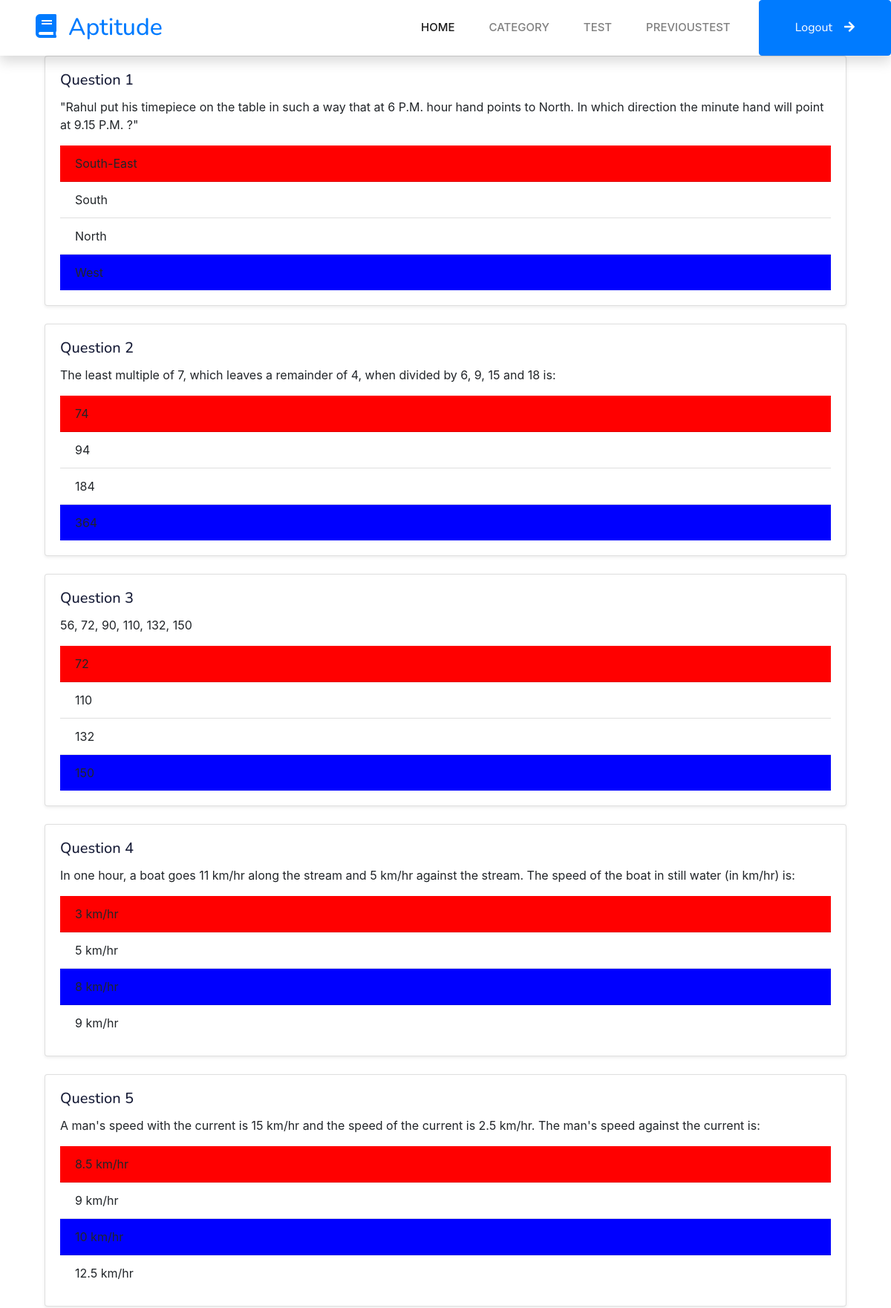
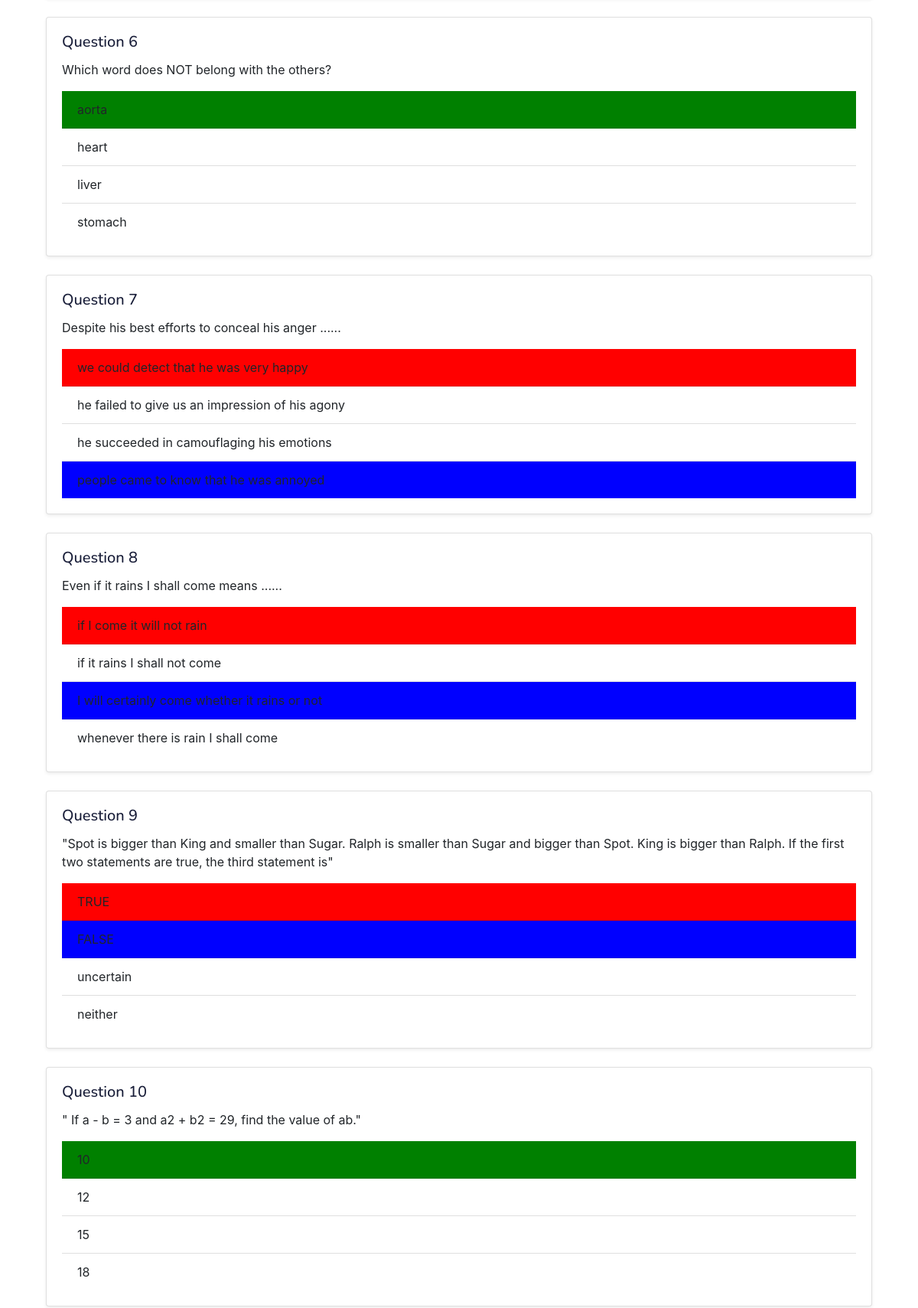
The app's page /User/TestQuestions/81 (upper part) with its own data (2 pictures, top to bottom).
### User/models.py (models this page shows)
class tbl_test_question(models.Model):
    test_question_id = models.AutoField(primary_key=True)
    test_question_answer=models.CharField(max_length=100,null=True)
    question_id=models.ForeignKey(tbl_question,on_delete=models.CASCADE)
    test_id=models.ForeignKey(tbl_test,on_delete=models.CASCADE)
    test_question_score=models.CharField(max_length=100)

### Master/models.py (models this page shows)
class tbl_question(models.Model):
    question_id = models.AutoField(primary_key=True)
    question_content=models.CharField(max_length=500)
    question_score=models.IntegerField()
    option_1=models.CharField(max_length=500)
    option_2=models.CharField(max_length=500)
    option_3=models.CharField(max_length=500)
    option_4=models.CharField(max_length=500)
    answer=models.CharField(max_length=500)
    category_id=models.ForeignKey(tbl_category,on_delete=models.CASCADE)
    answer_key=models.CharField(max_length=500,null=True)

### User/views.py (the view)
# urls.py: path('TestQuestions/<int:tid>', views.TestQuestions,name='TestQuestions'),
def TestQuestions(request, tid):
    attended_questions = tbl_test_question.objects.filter(test_id=tid)
    return render(request, 'User/TestQuestions.html', {'Questions': attended_questions})

### User/Templates/User/TestQuestions.html (shortened to what this page needs)
{% extends 'User/Include.html' %}
{% load static %}
{% block content %}
<!DOCTYPE html>
<html lang="en">
<head>
    <link href="https://stackpath.bootstrapcdn.com/bootstrap/4.5.2/css/bootstrap.min.css" rel="stylesheet" />
</head>
<body>
    <div class="container">
        <form method="POST">
            {% for question in Questions %}
            <div class="col-md-12 mb-4">
                <div class="card shadow-sm">
                    <div class="card-body">
                        <h5 class="card-title">Question {{ forloop.counter }}</h5>
                        <p class="card-text">{{ question.question_id.question_content }}</p>
                        <ul class="list-group list-group-flush">
                            <li class="list-group-item
                            {% if question.question_id.answer == question.test_question_answer and question.question_id.answer == question.question_id.option_1 %}
                                green
                            {% elif question.question_id.option_1 == question.test_question_answer %}
                                red
                            {% elif question.question_id.option_1 == question.question_id.answer %}
                                blue
                            {% endif %}
                            ">{{ question.question_id.option_1 }}</li>
                            <li class="list-group-item
                            {% if question.question_id.answer == question.test_question_answer and question.question_id.answer == question.question_id.option_2 %}
                                green
                            {% elif question.question_id.option_2 == question.test_question_answer %}
                                red
                            {% elif question.question_id.option_2 == question.question_id.answer %}
                                blue
                            {% endif %}
                            ">{{ question.question_id.option_2 }} </li>
                            <li class="list-group-item
                            {% if question.question_id.answer == question.test_question_answer and question.question_id.answer == question.question_id.option_3 %}
                                green
                            {% elif question.question_id.option_3 == question.test_question_answer %}
                                red
                            {% elif question.question_id.option_3 == question.question_id.answer %}
                                blue
                            {% endif %}
                            ">{{ question.question_id.option_3 }} </li>
                            <li class="list-group-item
                            {% if question.question_id.answer == question.test_question_answer and question.question_id.answer == question.question_id.option_4 %}
                                green
                            {% elif question.question_id.option_4 == question.test_question_answer %}
                                red
                            {% elif question.question_id.option_4 == question.question_id.answer %}
                                blue
                            {% endif %}
                            ">{{ question.question_id.option_4 }} </li>
                        </ul>
                    </div>
                </div>
            </div>
            {% endfor %}
        </form>
    </div>
</body>
</html>
{% endblock %}

### Guest/static/Main/css/style.css (style rules this page uses)
:root { --primary: #06BBCC; --light: #F0FBFC; --dark: #181d38; }

### User/Templates/User/TestQuestions.html (style rules this page uses)
.green { background-color: green; }
.red { background-color: red; }
.blue { background-color: blue; }

### records on screen
tbl_test_question: question_id.question_content "\"Rahul put his timepiece on the table in such a way that at 6 P.M. hour hand points to North. In which direction the minute hand will point at 9.15 P.M. ?\"", question_id.option_1 "South-East", question_id.option_2 "South", question_id.option_3 "North"
tbl_test_question: question_id.question_content "The least multiple of 7, which leaves a remainder of 4, when divided by 6, 9, 15 and 18 is:", question_id.option_1 "74", question_id.option_2 "94", question_id.option_3 "184"
tbl_test_question: question_id.question_content "56, 72, 90, 110, 132, 150", question_id.option_1 "72", question_id.option_2 "110", question_id.option_3 "132"
tbl_test_question: question_id.question_content "In one hour, a boat goes 11 km/hr along the stream and 5 km/hr against the stream. The speed of the boat in still water (in km/hr) is:", question_id.option_1 "3 km/hr", question_id.option_2 "5 km/hr", question_id.option_4 "9 km/hr"
tbl_test_question: question_id.question_content "A man's speed with the current is 15 km/hr and the speed of the current is 2.5 km/hr. The man's speed against the current is:", question_id.option_1 "8.5 km/hr", question_id.option_2 "9 km/hr", question_id.option_4 "12.5 km/hr"
tbl_test_question: question_id.question_content "Which word does NOT belong with the others?", question_id.option_1 "aorta", question_id.option_2 "heart", question_id.option_3 "liver", question_id.option_4 "stomach"
tbl_test_question: question_id.question_content "Despite his best efforts to conceal his anger ......", question_id.option_1 "we could detect that he was very happy", question_id.option_2 "he failed to give us an impression of his agony", question_id.option_3 "he succeeded in camouflaging his emotions"
tbl_test_question: question_id.question_content "Even if it rains I shall come means ......", question_id.option_1 "if I come it will not rain", question_id.option_2 "if it rains I shall not come", question_id.option_4 "whenever there is rain I shall come"
tbl_test_question: question_id.question_content "\"Spot is bigger than King and smaller than Sugar. Ralph is smaller than Sugar and bigger than Spot. King is bigger than Ralph. If the first two statements are true, the third statement is\"", question_id.option_1 "TRUE", question_id.option_3 "uncertain", question_id.option_4 "neither"
tbl_test_question: question_id.question_content "\" If a - b = 3 and a2 + b2 = 29, find the value of ab.\"", question_id.option_1 "10", question_id.option_2 "12", question_id.option_3 "15", question_id.option_4 "18"
